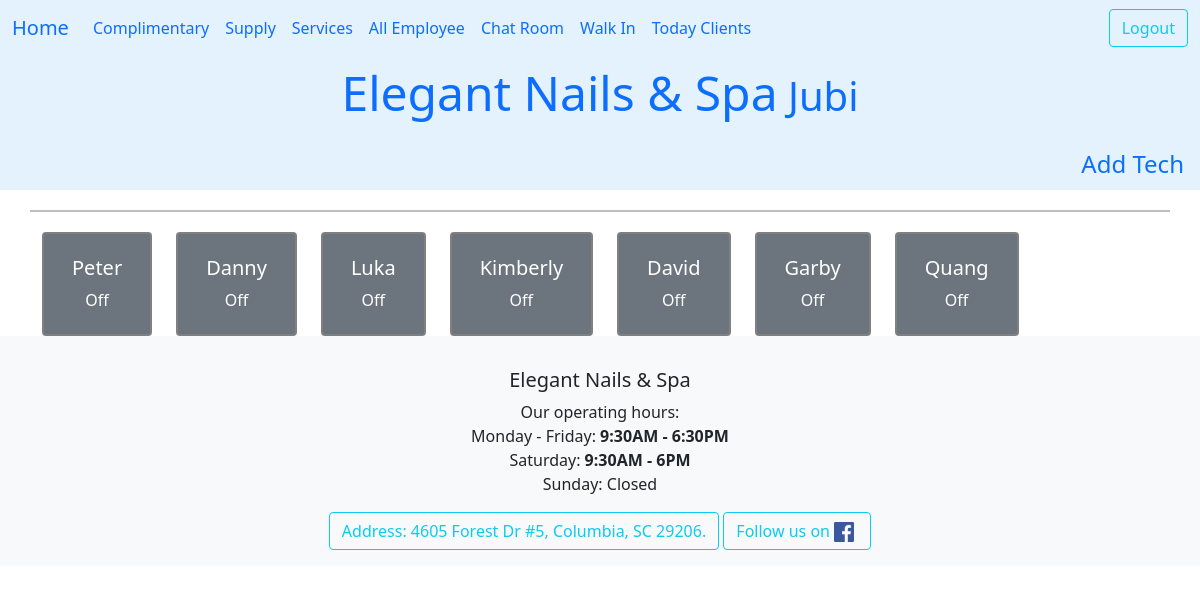
Page /ledger/ (signed in) on the earlier database version.
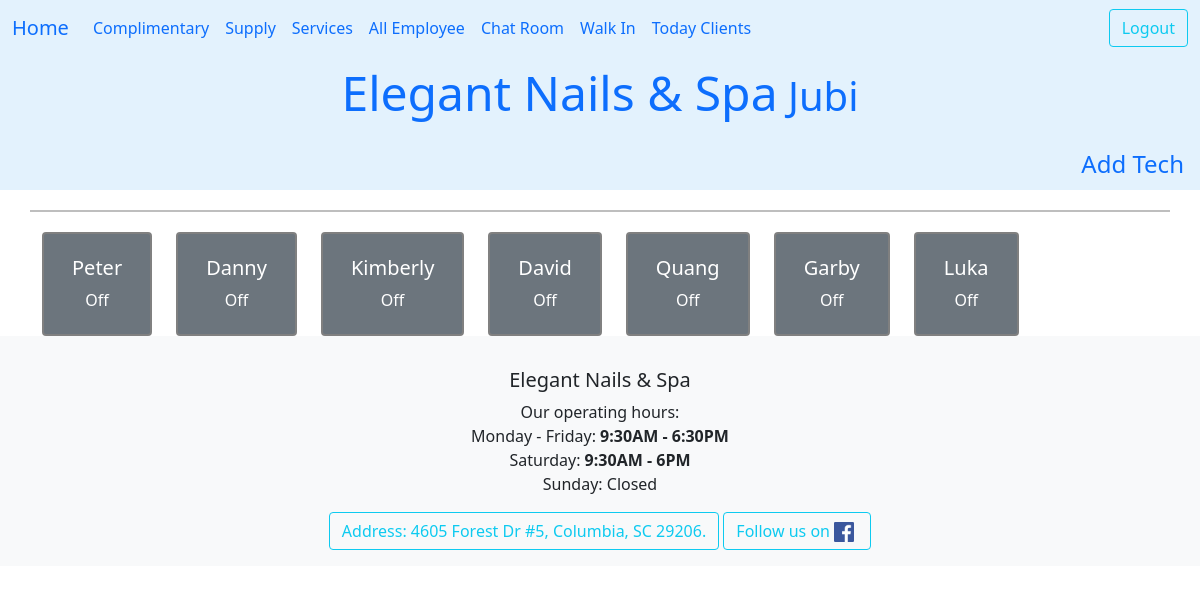
Same page on the later database version.
### ledger/models.py (models this page shows, shortened)
class Technician(models.Model):
    name = models.CharField(max_length=25)
    phone = PhoneNumberField()
    email = models.EmailField(max_length=40, null=True, blank=True)
    owner = models.ForeignKey(settings.AUTH_USER_MODEL, on_delete=models.DO_NOTHING)
    start_work_at = models.TimeField()
    end_work = models.TimeField()
    isWork = models.BooleanField(default=False)
    picture = models.ImageField(upload_to='tech_pictures/', null=True, editable=True)
    services = models.ManyToManyField("Service", blank=True, related_name="tech")
    time_come_in = models.DateTimeField(null=True)
    work_days = models.CharField(max_length=7, default="1111110", help_text="MTWTFSS: 1 for work, 0 for off")
    vacation_start = models.DateField(null=True, blank=True, help_text="Start vacation")
    vacation_end = models.DateField(null=True, blank=True, help_text="End vacation, back work!")
    date_go_work = models.DateField(null=True, blank=True)
    history = HistoricalRecords()
    hire_date = models.DateField(auto_now_add=True, help_text="Date when the technician was hired")
    experience = models.PositiveIntegerField(default=0, help_text="Years of experience in the field")
    bio = models.TextField(max_length=500, null=True, blank=True, help_text="Short bio about the technician")
    view_count = models.IntegerField(default=0)
    is_accept_booking = models.BooleanField(default=True, help_text="Is the technician accepting new bookings?")
    class Meta:
        unique_together = ('name','phone',)
        ordering = ['time_come_in','name']
    def get_today_clients(self):
        hnay = self.get_khachVisit().filter(day_comes=datetime.date.today())
        return hnay.order_by('time_at')
    def get_khachVisit(self):
        return self.khachvisits.all()
    def get_services_today(self):
        now = datetime.datetime.now()
        clients = self.get_today_clients().filter(time_at__lte=now)
        all_ser = []
        for client in clients:
            all_ser.extend(client.get_services())
        return len(all_ser)

### ledger/views.py (the view)
# urls.py: path('ledger/', views.AllEmployee.as_view(), name="all_employee"),
class AllEmployee(LoginRequiredMixin,ListView):
    template = 'ledger/all_employee.html'
    def get(self,request):
        employee = Technician.objects.filter(owner=request.user).exclude(name="anyOne").order_by("time_come_in")
        sort_tech = sorted(list(employee),
                           key= lambda tech: tech.get_services_today(),reverse=False
                           )
        for tech in sort_tech:
            if tech.time_come_in == None or tech.time_come_in.date() < timezone.now().date():
                tech.isWork = False
                tech.save()
        cont = {'employees': sort_tech }
        return render(request, self.template, cont)

### ledger/templates/ledger/all_employee.html (shortened to what this page needs)
{% extends 'base.html' %}
{% block nutPhu %}
        <a class="nav-link" href="{% url 'ledger:add_employee' %}">Add Tech</a>
{% endblock nutPhu %}
{% block content %}
<div class="container text-center">
  <div class="row row-cols-auto">
  <hr style="border: 1px solid black; width: 100%; margin: 20px 0;">
  {% for employee in employees %}
  {% if not employee.isWork %}
  <div class="cols-auto">
    <button class="tech-button btn btn-secondary" style="border: 2px solid gray" id="em_{{employee.id}}">
      <div class="card-body">
           <h5 class="card-title align-text-top"> {{ employee.name | title }}</h5>
        <span class="card-subtitle align-content-center">Off</span>
    </div>
    </button>
  </div>
  {% endif %}
  {% endfor %}
  </div>
</div>
{% endblock content %}

### ledger/templates/base.html (shortened to what this page needs)
<!DOCTYPE html>
{% load static %}
<html lang="en">
<head>
    <link href="https://cdn.jsdelivr.net/npm/bootstrap@5.0.2/dist/css/bootstrap.min.css" rel="stylesheet">
    <link rel="stylesheet" href="https://cdn.jsdelivr.net/npm/bootstrap-icons@1.11.3/font/bootstrap-icons.css">
</head>
<body>
    <nav class="navbar navbar-expand-lg" style="background-color: #e3f2fd;">
        <div class="container-fluid">
            <a class="navbar-brand" href="{% url 'ledger:index' %}">Home</a>
            <div class="collapse navbar-collapse" id="navbarSupportedContent">
                <ul class="navbar-nav me-auto mb-2 mb-lg-0">
                    {% if user.is_authenticated %}
                        <li class="nav-item">
                            <a class="nav-link" href="{% url 'ledger:complimentary_list' %}">Complimentary</a>
                        </li>
                        <li class="nav-item">
                            <a class="nav-link" href="{% url 'ledger:all_supplies' %}">Supply</a>
                        </li>
                        <li class="nav-item">
                            <a class="nav-link" href="{% url 'ledger:services' %}">Services</a>
                        </li>
                        <li class="nav-item">
                            <a class="nav-link active" aria-current="page" href="{% url 'ledger:all_employee' %}">All Employee</a>
                        </li>
                        <li class="nav-item">
                            <a class="nav-link" href="{% url 'ledger:user_chat_room' %}">Chat Room</a>
                        </li>
                        <li class="nav-item">
                            <a class="nav-link" href="{% url 'ledger:walkin' %}">Walk In</a>
                        </li>
                        <li class="nav-item">
                            <a class="nav-link" href="{% url 'datHen:listHen' %}">Today Clients</a>
                        </li>
                    {% endif %}
                </ul>
                <div class="auth-buttons">
                    {% if user.is_authenticated %}
                        <form id="logout-form" method="post" action="{% url 'logout' %}" class="d-inline">
                            <button class="btn btn-outline-info" type="submit">Logout</button>
                        </form>
                    {% else %}
                        <a class="btn btn-outline-primary" href="{% url 'payment:services_for_checkout' %}">Check-out</a>
                        <a class="btn btn-outline-info" href="{% url 'login' %}">Login</a>
                    {% endif %}
                </div>
            </div>
        </div>
    </nav>
    <nav class="nav justify-content-center fs-4" style="background-color: #e3f2fd;">
        <h1 class="nav-link"><span class="cursive-text display-5">Elegant Nails & Spa</span> {{ user.username| title }}</h1>
    </nav>
    <nav class="nav d-flex justify-content-center fs-4" style="background-color: #e3f2fd;">
        <span class="ms-auto">
            {% block nutPhu %}   {% endblock nutPhu %}
        </span>
    </nav>
    <div class="container-fluid">
        {% block content %}
        {% endblock content %}
    </div>
    <footer class="footer bg-light text-center py-3">
        <div class="card-body">
            <h5 class="card-title">Elegant Nails & Spa</h5>
            <p class="card-text">
                Our operating hours:<br>
                Monday - Friday: <strong>9:30AM - 6:30PM</strong><br>
                Saturday: <strong>9:30AM - 6PM</strong><br>
                Sunday: Closed
            </p>
        </div>
        <a class="btn btn-outline-info" href="https://www.google.com/maps/place/Aria+Nail+Spa/@34.02038,-80.9710602,17z/data=!3m1!4b1!4m6!3m5!1s0x88f8af45f0cb8575:0x1776d13ae287cb50!8m2!3d34.02038!4d-80.9710602!16s%2Fg%2F11fvpz2t29?entry=ttu&g_ep=EgoyMDI1MDUyNi4wIKXMDSoASAFQAw%3D%3D" role="button">
            Address: 4605 Forest Dr #5, Columbia, SC 29206.
        </a>
        <a class="btn btn-outline-info" href="https://www.facebook.com/quang.hu.10" role="button">
            Follow us on
            <img src="{% static 'ledger/images/Facebook.png' %}" alt="Facebook logo" width="20" height="20" class="me-1">
        </a>
    </footer>
</body>
</html>

### ledger/templates/base.html (style rules this page uses)
.navbar .auth-buttons { margin-left: auto; }

Differences in the rows shown:
changed Technician "Quang": moves up the list
changed Technician "Luka": moves down the list
